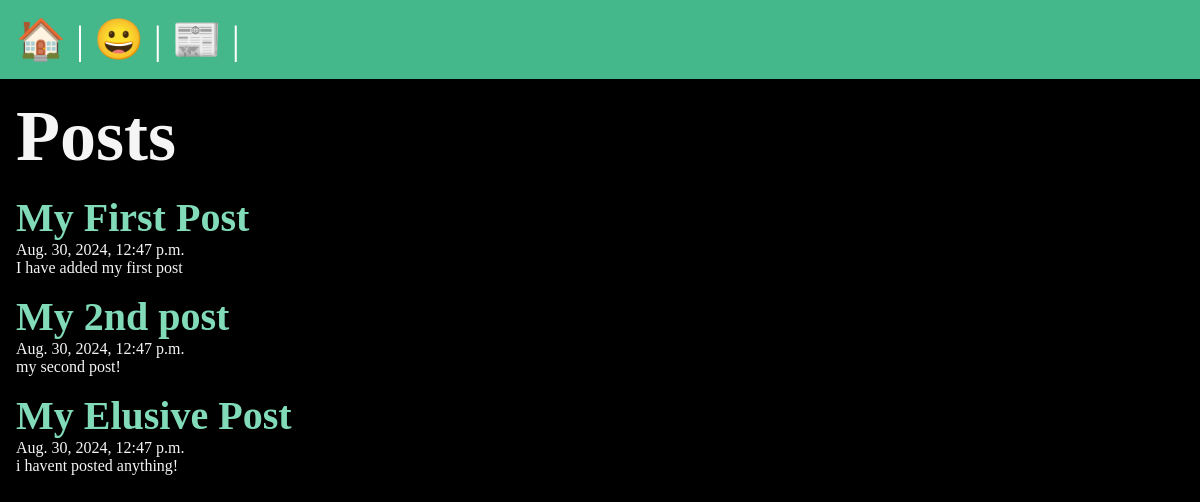
/posts/, run on an earlier commit of the app's database.
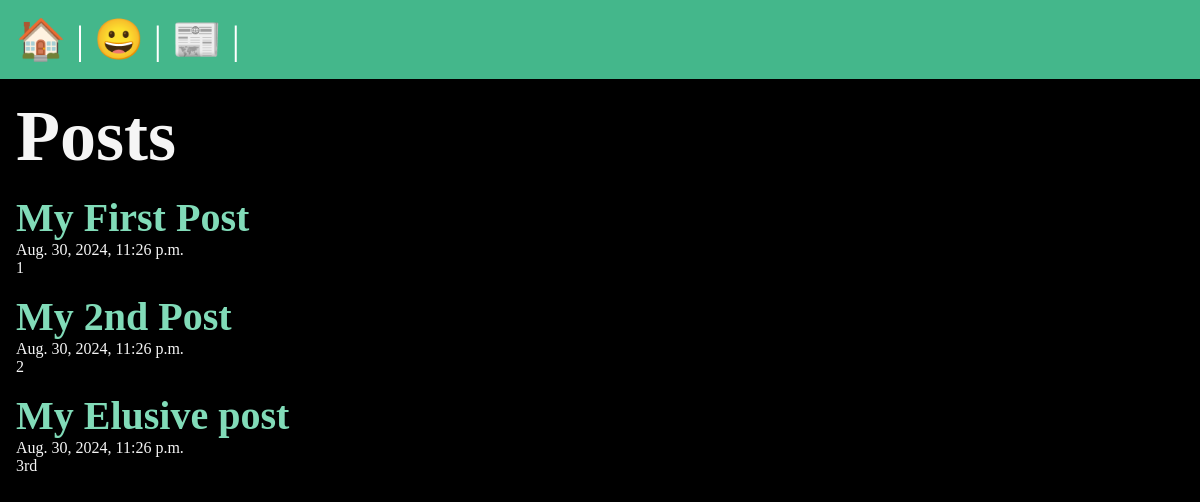
And on a later commit of the database.
### posts/models.py (models this page shows, shortened)
class Post(models.Model):
    title = models.CharField(max_length=75)
    body = models.TextField()
    slug = models.SlugField()
    date = models.DateTimeField(auto_now_add=True)

### posts/views.py (the view)
# urls.py: path('', views.posts_list, name='list'),
def posts_list(request):
    posts = Post.objects.all()
    return render(request, 'posts/posts_list.html', {'posts': posts})

### posts/templates/posts/posts_list.html (shortened to what this page needs)
{% extends "layout.html" %}
{% block content %}
    <section>
        <h1>Posts</h1>
        {% for post in posts %}
            <article class="post">
                <h2>
                    <a href="{% url "posts:page" slug=post.slug %}">{{ post.title }}</a>
                </h2>
                <p>{{ post.date }}</p>
                <p>{{ post.body }}</p>
            </article>
        {% endfor %}
    </section>
{% endblock  %}

### templates/layout.html (shortened to what this page needs)
<!DOCTYPE html>
{% load static %}
<html lang="en">
<head>
    <link rel="stylesheet" href="{% static 'css/style.css' %}">
</head>
<body>
    <nav>
        <a href="/">🏠</a> |
        <a href="/about">😀</a> |
        <a href="/posts">📰</a> |
    </nav>
   <main>
        {% block content %}
        {% endblock  %}
   </main>
</body>
</html>

What changed in the data, as far as the page shows it:
changed Post "My First Post": date "Aug. 30, 2024, 12:47 p.m." → "Aug. 30, 2024, 11:26 p.m."; body "I have added my first post" → "1"
changed Post: title "My 2nd post" → "My 2nd Post"; date "Aug. 30, 2024, 12:47 p.m." → "Aug. 30, 2024, 11:26 p.m."; body "my second post!" → "2"
changed Post: title "My Elusive Post" → "My Elusive post"; date "Aug. 30, 2024, 12:47 p.m." → "Aug. 30, 2024, 11:26 p.m."; body "i havent posted anything!" → "3rd"
